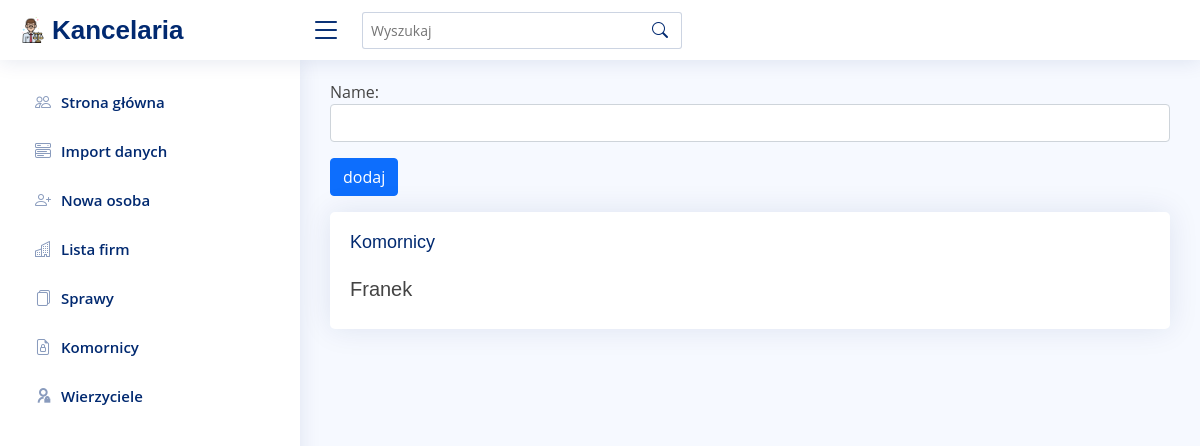
Before: /bailiff with the older database file.
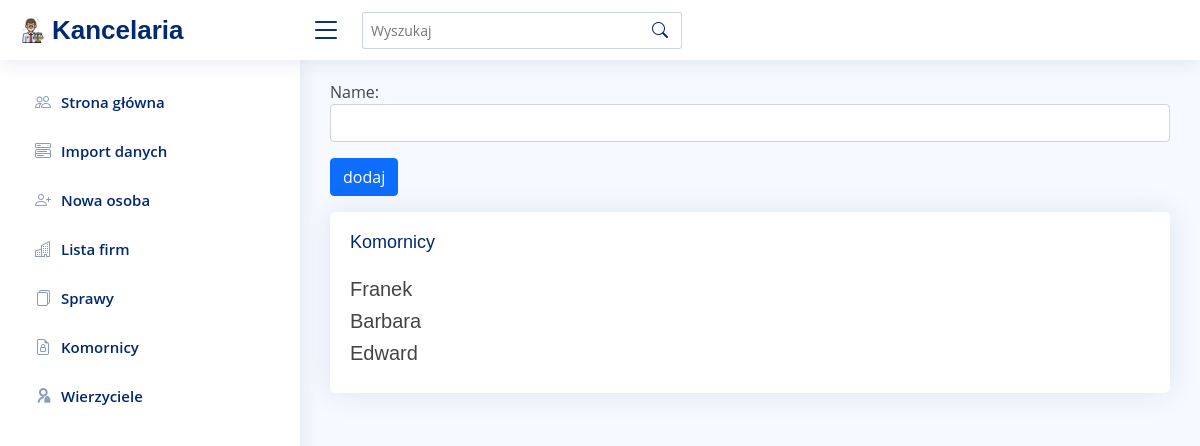
After: the same page with the newer database file.
### register/models.py (models this page shows, shortened)
class Bailiff(models.Model):
    name = models.CharField(max_length=60)

### register/views.py (the view)
# urls.py: path('bailiff', views.bailiff, name='bailiff'),
def bailiff(request):
    if request.method == 'POST':
        form = BailiffCreateForm(request.POST)
        if form.is_valid():
            form.save()
    context = {
        'form': BailiffCreateForm,
        'bailiffs': Bailiff.objects.all()
    }
    return render(request, 'bailiff/bailiff.html', context)

### register/templates/bailiff/bailiff.html (shortened to what this page needs)
{% extends 'base.html' %}
{% block content %}
<form class="mb-3" action="{% url 'register:bailiff' %}" method="post">
{{ form.as_p }}
    <button type="submit" class="btn btn-primary">dodaj</button>
</form>
<div class="card">
    <div class="card-body">
        <h5 class="card-title"> Komornicy</h5>
    {% for bailiff in bailiffs %}
        <h5>{{ bailiff.name }}</h5>
    {% endfor %}
    </div>
</div>
{% endblock %}

Changed rows visible on the page:
added Bailiff: name "Barbara"
added Bailiff: name "Edward"
